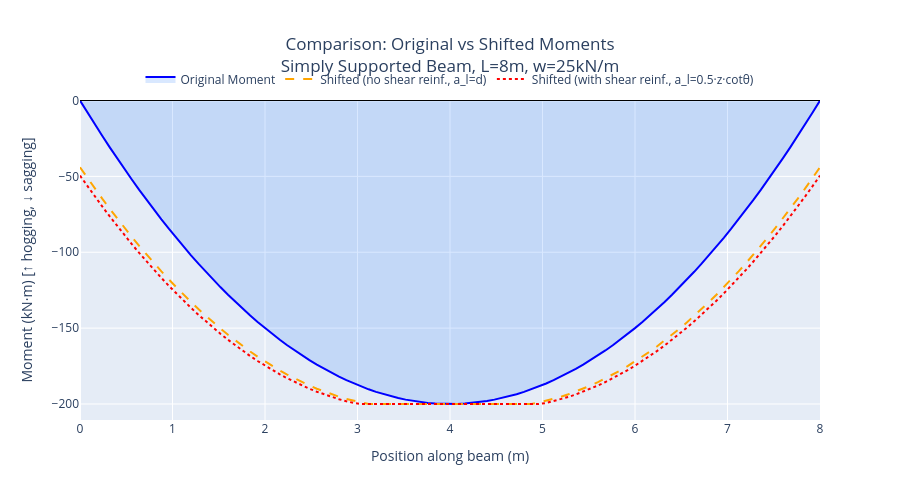

The notebook cell this image was saved under:
### Markdown cell above
## 5. Comparison Visualization <a id='comparison'></a>

Let's compare both cases side by side.

### Code cell
import plotly.graph_objects as go

# Create comparison plot with all three moment envelopes
fig_compare = go.Figure()

# Original moment
fig_compare.add_trace(go.Scatter(
    x=ss_beam.x_values,
    y=-ss_beam.M_values,  # Negative for structural convention
    mode="lines",
    name="Original Moment",
    line=dict(color="blue", width=2),
    fill="tozeroy",
    fillcolor="rgba(0, 100, 255, 0.15)",
))

# Shifted without shear reinforcement
fig_compare.add_trace(go.Scatter(
    x=ss_beam.x_values,
    y=-ss_shifted_no_shear,
    mode="lines",
    name="Shifted (no shear reinf., a_l=d)",
    line=dict(color="orange", width=2, dash="dash"),
))

# Shifted with shear reinforcement
fig_compare.add_trace(go.Scatter(
    x=ss_beam.x_values,
    y=-ss_shifted_with_shear,
    mode="lines",
    name="Shifted (with shear reinf., a_l=0.5·z·cotθ)",
    line=dict(color="red", width=2, dash="dot"),
))

fig_compare.update_layout(
    title=dict(text="Comparison: Original vs Shifted Moments<br>Simply Supported Beam, L=8m, w=25kN/m", x=0.5),
    height=500,
    xaxis_title="Position along beam (m)",
    yaxis_title="Moment (kN·m) [↑ hogging, ↓ sagging]",
    legend=dict(orientation="h", yanchor="bottom", y=1.02, xanchor="center", x=0.5),
    hovermode="x unified",
)

fig_compare.add_hline(y=0, line_dash="solid", line_color="black", line_width=1)
fig_compare.show()

### Figure 1 — Plotly figure (JSON) as saved in the notebook; plotly's stock layout.template omitted (floating-point values rounded to 4 significant figures)
{"data": [{"fill": "tozeroy", "fillcolor": "rgba(0, 100, 255, 0.15)", "line": {"color": "blue", "width": 2}, "mode": "lines", "name": "Original Moment", "type": "scatter", "x": [0.0, 0.08, 0.16, 0.24, 0.32, 0.4, 0.48, 0.56, 0.64, 0.72, 0.8, 0.88, 0.96, 1.04, 1.12, 1.2, 1.28, 1.36, 1.44, 1.52, 1.6, 1.68, 1.76, 1.84, 1.92, 2.0, 2.08, 2.16, 2.24, 2.32, 2.4, 2.48, 2.56, 2.64, 2.72, 2.8, 2.88, 2.96, 3.04, 3.12, 3.2, 3.28, 3.36, 3.44, 3.52, 3.6, 3.68, 3.76, 3.84, 3.92, 4.0, 4.08, 4.16, 4.24, 4.32, 4.4, 4.48, 4.56, 4.64, 4.72, 4.8, 4.88, 4.96, 5.04, 5.12, 5.2, 5.28, 5.36, 5.44, 5.52, 5.6, 5.68, 5.76, 5.84, 5.92, 6.0, 6.08, 6.16, 6.24, 6.32, 6.4, 6.48, 6.56, 6.64, 6.72, 6.8, 6.88, 6.96, 7.04, 7.12, 7.2, 7.28, 7.36, 7.44, 7.52, 7.6, 7.68, 7.76, 7.84, 7.92, 8.0], "y": [-0.0, -7.92, -15.68, -23.28, -30.72, -38.0, -45.12, -52.08, -58.88, -65.52, -72.0, -78.32, -84.48, -90.48, -96.32, -102.0, -107.5, -112.9, -118.1, -123.1, -128.0, -132.7, -137.3, -141.7, -145.9, -150.0, -153.9, -157.7, -161.3, -164.7, -168.0, -171.1, -174.1, -176.9, -179.5, -182.0, -184.3, -186.5, -188.5, -190.3, -192.0, -193.5, -194.9, -196.1, -197.1, -198.0, -198.7, -199.3, -199.7, -199.9, -200.0, -199.9, -199.7, -199.3, -198.7, -198.0, -197.1, -196.1, -194.9, -193.5, -192.0, -190.3, -188.5, -186.5, -184.3, -182.0, -179.5, -176.9, -174.1, -171.1, -168.0, -164.7, -161.3, -157.7, -153.9, -150.0, -145.9, -141.7, -137.3, -132.7, -128.0, -123.1, -118.1, -112.9, -107.5, -102.0, -96.32, -90.48, -84.48, -78.32, -72.0, -65.52, -58.88, -52.08, -45.12, -38.0, -30.72, -23.28, -15.68, -7.92, -0.0]}, {"line": {"color": "orange", "dash": "dash", "width": 2}, "mode": "lines", "name": "Shifted (no shear reinf., a_l=d)", "type": "scatter", "x": [0.0, 0.08, 0.16, 0.24, 0.32, 0.4, 0.48, 0.56, 0.64, 0.72, 0.8, 0.88, 0.96, 1.04, 1.12, 1.2, 1.28, 1.36, 1.44, 1.52, 1.6, 1.68, 1.76, 1.84, 1.92, 2.0, 2.08, 2.16, 2.24, 2.32, 2.4, 2.48, 2.56, 2.64, 2.72, 2.8, 2.88, 2.96, 3.04, 3.12, 3.2, 3.28, 3.36, 3.44, 3.52, 3.6, 3.68, 3.76, 3.84, 3.92, 4.0, 4.08, 4.16, 4.24, 4.32, 4.4, 4.48, 4.56, 4.64, 4.72, 4.8, 4.88, 4.96, 5.04, 5.12, 5.2, 5.28, 5.36, 5.44, 5.52, 5.6, 5.68, 5.76, 5.84, 5.92, 6.0, 6.08, 6.16, 6.24, 6.32, 6.4, 6.48, 6.56, 6.64, 6.72, 6.8, 6.88, 6.96, 7.04, 7.12, 7.2, 7.28, 7.36, 7.44, 7.52, 7.6, 7.68, 7.76, 7.84, 7.92, 8.0], "y": [-44.0, -51.04, -57.92, -64.64, -71.2, -77.6, -83.84, -89.92, -95.84, -101.6, -107.2, -112.6, -117.9, -123.0, -128.0, -132.8, -137.4, -141.9, -146.2, -150.4, -154.4, -158.2, -161.9, -165.4, -168.8, -172.0, -175.0, -177.9, -180.6, -183.2, -185.6, -187.8, -189.9, -191.8, -193.6, -195.2, -196.6, -197.9, -199.0, -200.0, -200.0, -200.0, -200.0, -200.0, -200.0, -200.0, -200.0, -200.0, -200.0, -200.0, -200.0, -200.0, -200.0, -200.0, -200.0, -200.0, -200.0, -200.0, -200.0, -200.0, -200.0, -200.0, -199.0, -197.9, -196.6, -195.2, -193.6, -191.8, -189.9, -187.8, -185.6, -183.2, -180.6, -177.9, -175.0, -172.0, -168.8, -165.4, -161.9, -158.2, -154.4, -150.4, -146.2, -141.9, -137.4, -132.8, -128.0, -123.0, -117.9, -112.6, -107.2, -101.6, -95.84, -89.92, -83.84, -77.6, -71.2, -64.64, -57.92, -51.04, -44.0]}, {"line": {"color": "red", "dash": "dot", "width": 2}, "mode": "lines", "name": "Shifted (with shear reinf., a_l=0.5·z·cotθ)", "type": "scatter", "x": [0.0, 0.08, 0.16, 0.24, 0.32, 0.4, 0.48, 0.56, 0.64, 0.72, 0.8, 0.88, 0.96, 1.04, 1.12, 1.2, 1.28, 1.36, 1.44, 1.52, 1.6, 1.68, 1.76, 1.84, 1.92, 2.0, 2.08, 2.16, 2.24, 2.32, 2.4, 2.48, 2.56, 2.64, 2.72, 2.8, 2.88, 2.96, 3.04, 3.12, 3.2, 3.28, 3.36, 3.44, 3.52, 3.6, 3.68, 3.76, 3.84, 3.92, 4.0, 4.08, 4.16, 4.24, 4.32, 4.4, 4.48, 4.56, 4.64, 4.72, 4.8, 4.88, 4.96, 5.04, 5.12, 5.2, 5.28, 5.36, 5.44, 5.52, 5.6, 5.68, 5.76, 5.84, 5.92, 6.0, 6.08, 6.16, 6.24, 6.32, 6.4, 6.48, 6.56, 6.64, 6.72, 6.8, 6.88, 6.96, 7.04, 7.12, 7.2, 7.28, 7.36, 7.44, 7.52, 7.6, 7.68, 7.76, 7.84, 7.92, 8.0], "y": [-49.5, -56.43, -63.2, -69.81, -76.26, -82.55, -88.68, -94.65, -100.5, -106.1, -111.6, -116.9, -122.1, -127.1, -132.0, -136.7, -141.2, -145.6, -149.8, -153.8, -157.7, -161.4, -165.0, -168.4, -171.7, -174.8, -177.7, -180.5, -183.1, -185.5, -187.8, -189.9, -191.9, -193.7, -195.4, -196.8, -198.2, -199.4, -200.0, -200.0, -200.0, -200.0, -200.0, -200.0, -200.0, -200.0, -200.0, -200.0, -200.0, -200.0, -200.0, -200.0, -200.0, -200.0, -200.0, -200.0, -200.0, -200.0, -200.0, -200.0, -200.0, -200.0, -200.0, -199.3, -198.2, -196.8, -195.4, -193.7, -191.9, -189.9, -187.8, -185.5, -183.1, -180.5, -177.7, -174.8, -171.7, -168.4, -165.0, -161.4, -157.7, -153.8, -149.8, -145.6, -141.2, -136.7, -132.0, -127.1, -122.1, -116.9, -111.6, -106.1, -100.5, -94.65, -88.68, -82.55, -76.26, -69.81, -63.2, -56.43, -49.5]}], "layout": {"height": 500, "hovermode": "x unified", "legend": {"orientation": "h", "x": 0.5, "xanchor": "center", "y": 1.02, "yanchor": "bottom"}, "shapes": [{"line": {"color": "black", "dash": "solid", "width": 1}, "type": "line", "x0": 0, "x1": 1, "xref": "x domain", "y0": 0, "y1": 0, "yref": "y"}], "title": {"text": "Comparison: Original vs Shifted Moments<br>Simply Supported Beam, L=8m, w=25kN/m", "x": 0.5}, "xaxis": {"title": {"text": "Position along beam (m)"}}, "yaxis": {"title": {"text": "Moment (kN·m) [↑ hogging, ↓ sagging]"}}}}
